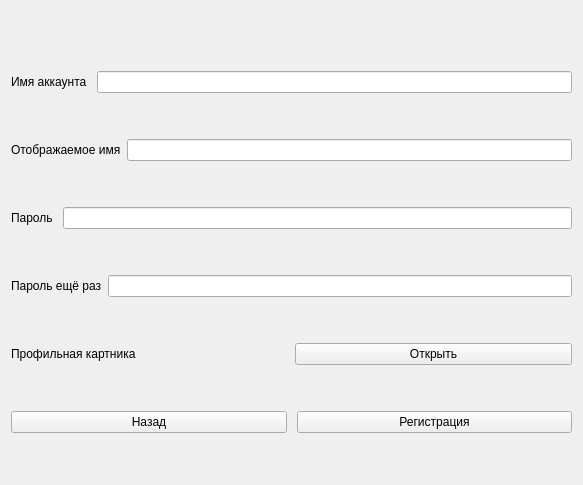
<?xml version="1.0" encoding="UTF-8"?>
<ui version="4.0">
 <class>Form</class>
 <widget class="QWidget" name="Form">
  <property name="geometry">
   <rect>
    <x>0</x>
    <y>0</y>
    <width>583</width>
    <height>485</height>
   </rect>
  </property>
  <property name="windowTitle">
   <string>Form</string>
  </property>
  <layout class="QVBoxLayout" name="verticalLayout">
   <item>
    <layout class="QHBoxLayout" name="imgLayout">
     <item>
      <spacer name="horizontalSpacer">
       <property name="orientation">
        <enum>Qt::Horizontal</enum>
       </property>
       <property name="sizeHint" stdset="0">
        <size>
         <width>40</width>
         <height>20</height>
        </size>
       </property>
      </spacer>
     </item>
     <item>
      <spacer name="horizontalSpacer_2">
       <property name="orientation">
        <enum>Qt::Horizontal</enum>
       </property>
       <property name="sizeHint" stdset="0">
        <size>
         <width>40</width>
         <height>20</height>
        </size>
       </property>
      </spacer>
     </item>
    </layout>
   </item>
   <item>
    <layout class="QHBoxLayout" name="horizontalLayout">
     <property name="spacing">
      <number>10</number>
     </property>
     <item>
      <widget class="QLabel" name="label">
       <property name="text">
        <string>Имя аккаунта</string>
       </property>
      </widget>
     </item>
     <item>
      <widget class="QLineEdit" name="username_edit"/>
     </item>
    </layout>
   </item>
   <item>
    <layout class="QHBoxLayout" name="horizontalLayout_4">
     <item>
      <widget class="QLabel" name="label_3">
       <property name="text">
        <string>Отображаемое имя</string>
       </property>
      </widget>
     </item>
     <item>
      <widget class="QLineEdit" name="displayname_edit"/>
     </item>
    </layout>
   </item>
   <item>
    <layout class="QHBoxLayout" name="horizontalLayout_2">
     <property name="spacing">
      <number>10</number>
     </property>
     <item>
      <widget class="QLabel" name="label_2">
       <property name="text">
        <string>Пароль</string>
       </property>
      </widget>
     </item>
     <item>
      <widget class="QLineEdit" name="password_edit"/>
     </item>
    </layout>
   </item>
   <item>
    <layout class="QHBoxLayout" name="horizontalLayout_5">
     <item>
      <widget class="QLabel" name="label_4">
       <property name="text">
        <string>Пароль ещё раз</string>
       </property>
      </widget>
     </item>
     <item>
      <widget class="QLineEdit" name="password_again_edit"/>
     </item>
    </layout>
   </item>
   <item>
    <layout class="QHBoxLayout" name="horizontalLayout_6">
     <item>
      <widget class="QLabel" name="label_5">
       <property name="text">
        <string>Профильная картника</string>
       </property>
      </widget>
     </item>
     <item>
      <widget class="QPushButton" name="open_button">
       <property name="text">
        <string>Открыть</string>
       </property>
      </widget>
     </item>
    </layout>
   </item>
   <item>
    <layout class="QHBoxLayout" name="horizontalLayout_3">
     <property name="spacing">
      <number>10</number>
     </property>
     <item>
      <widget class="QPushButton" name="back_button">
       <property name="text">
        <string>Назад</string>
       </property>
      </widget>
     </item>
     <item>
      <widget class="QPushButton" name="register_button">
       <property name="text">
        <string>Регистрация</string>
       </property>
      </widget>
     </item>
    </layout>
   </item>
  </layout>
 </widget>
 <resources/>
 <connections/>
</ui>
